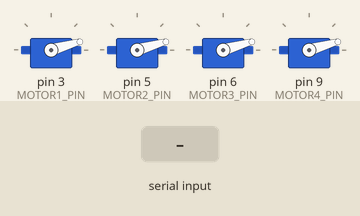
Simulated run of this sketch. Board: Arduino Uno, built with avr-gcc and run on an emulated ATmega328P. Parts: 4 × servo. Inputs (shaded band) come from the test bench. What the sketch prints to the serial monitor is not drawn.

Above: at 11.2 s.
11.3 s: "1" received over Serial
Timing chart, 0 to 14.3 s (numbered marks = the images above; inputs shaded):
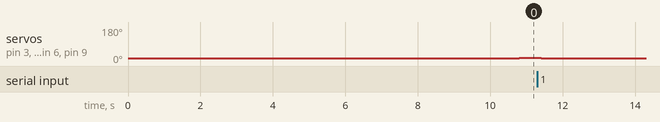

The sketch:

Slow_Takeoff.ino
```cpp
#include <Servo.h>

#define MAX_SIGNAL 2000
#define MIN_SIGNAL 700
#define MOTOR1_PIN 3
#define MOTOR2_PIN 5
#define MOTOR3_PIN 6
#define MOTOR4_PIN 9

Servo motor[4];

void setup() {
  Serial.begin(9600);
  motor[0].attach(MOTOR1_PIN);
  motor[1].attach(MOTOR2_PIN);
  motor[2].attach(MOTOR3_PIN);
  motor[3].attach(MOTOR4_PIN);
  Serial.println("Controle iniciado.");
    for(int i=0; i<4; i++) motor[i].writeMicroseconds(MIN_SIGNAL);
  Serial.println("Conecte a bateria.");
  delay(10000);
}

void loop(){
  Serial.println("Iniciando Aceleracao");
  for(int i=MIN_SIGNAL;i<MAX_SIGNAL;i++)
  {
    for(int j=0; j<4; j++) motor[j].writeMicroseconds(i);
    int panic = Serial.read();
    if(panic == 49)
    {
      for(int j=0; j<4; j++) motor[j].writeMicroseconds(MIN_SIGNAL);
      Serial.println("MOTORES ABORTADOS");
      delay(100000);
    }
    Serial.print("Velocidade: ");
    Serial.println(i);
    delay(200);
  }

}
```
